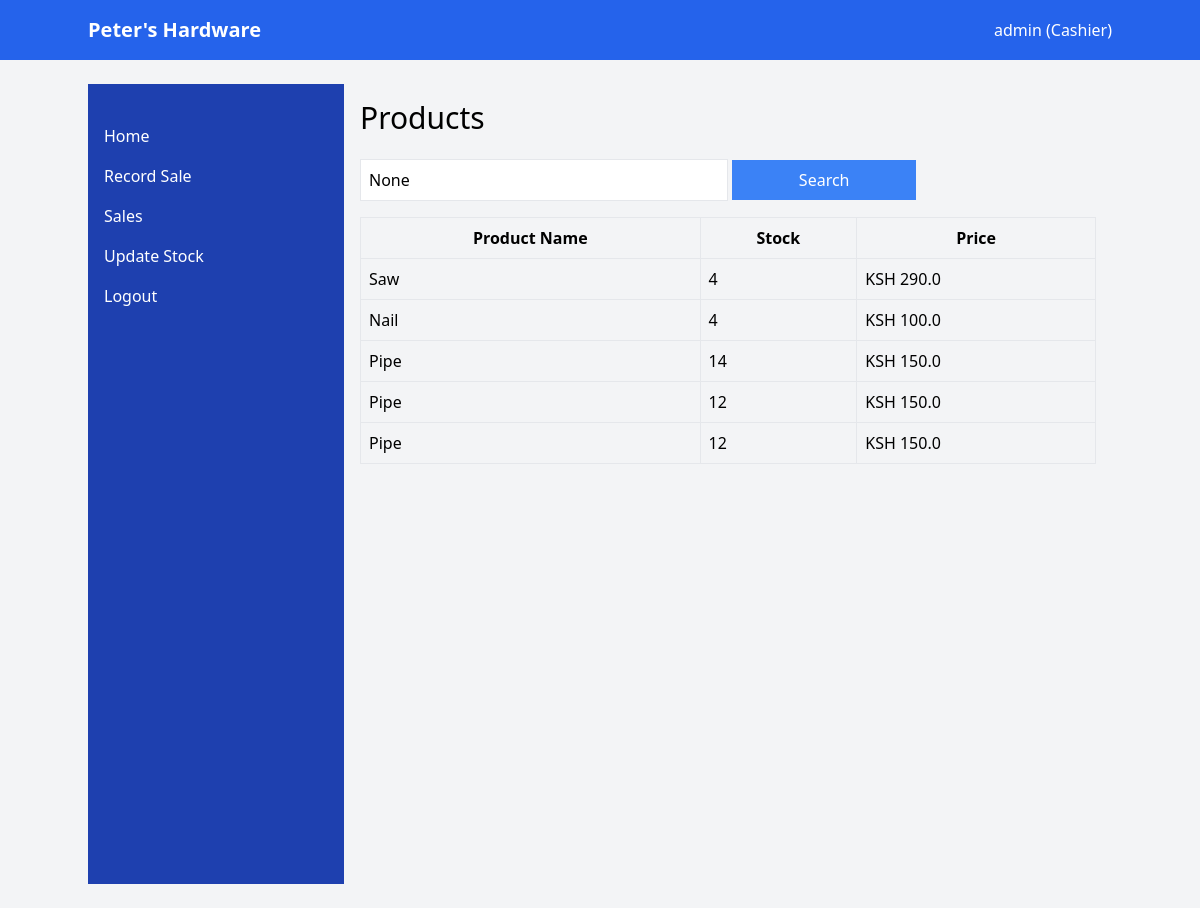
/cashier_dashboard (signed in), run on the app's committed database.
### models.py (models this page shows, shortened)
class User(db.Model, UserMixin):
    __tablename__ = 'users'
    id = db.Column(db.Integer, primary_key=True)
    username = db.Column(db.String(80), unique=True, nullable=False)
    password_hash = db.Column(db.String(128), nullable=False)
    role = db.Column(db.String(20), default='cashier')
    status = db.Column(db.String(20), default='active')
    orders = db.relationship('Order', backref='user', lazy=True)

class Product(db.Model):
    __tablename__ = 'products'
    id = db.Column(db.Integer, primary_key=True)
    product_name = db.Column(db.String(100), nullable=False)
    description = db.Column(db.Text, nullable=True)
    price = db.Column(db.Float, nullable=False)
    buying_price = db.Column(db.Float, nullable=False)
    stock = db.Column(db.Integer, nullable=False, default=0)
    status = db.Column(db.String(10), nullable=False, default='active')
    order_items = db.relationship('OrderItem', back_populates='product')

### app.py (the view)
@app.route('/cashier_dashboard')
@login_required
def cashier_dashboard():
    if current_user.role != 'cashier':
        return redirect(url_for('admin_dashboard'))
    search_query = request.args.get('search', '')
    if search_query:
        products = Product.query.filter(Product.name.contains(search_query)).all()
    else:
        products = Product.query.all()
    return render_template('cashier_dashboard.html', products=products)

### app.py (called while the page is built)
@login_manager.user_loader
def load_user(user_id):
    return User.query.get(int(user_id))

### templates/cashier_dashboard.html (shortened to what this page needs)
{% extends 'base.html' %}
{% block content %}
    <div class="flex h-screen">
    <div class="w-64 bg-blue-800 text-white p-4 flex flex-col">
        <ul class="space-y-4">
            <li><a href="{{ url_for('cashier_dashboard') }}" class="hover:text-gray-300">Home</a></li>
            <li><a href="{{ url_for('record_sale') }}" class="hover:text-gray-300">Record Sale</a></li>
            <li><a href="{{ url_for('sales_reconciliation') }}" class="hover:text-gray-300">Sales</a></li>
            <li><a href="{{ url_for('update_stock') }}" class="hover:text-gray-300">Update Stock</a></li>
            <li><a href="{{ url_for('logout') }}" class="hover:text-gray-300">Logout</a></li>
        </ul>
    </div>
        <div class="w-3/4 p-4">
            <h1 class="text-3xl mb-4">Products</h1>
            <form method="GET" action="{{ url_for('cashier_dashboard') }}" class="mb-4">
                <input type="text" name="search" placeholder="Search products..." class="border p-2 w-full md:w-1/2" value="{{ request.args.get('search') }}">
                <button type="submit" class="bg-blue-500 text-white p-2 mt-2 w-full md:w-1/4">Search</button>
            </form>
            <table class="min-w-full border border-gray-300 mt-4">
                <thead>
                    <tr class="bg-gray-100">
                        <th class="border p-2">Product Name</th>
                        <th class="border p-2">Stock</th>
                        <th class="border p-2">Price</th>
                    </tr>
                </thead>
                <tbody>
                    {% for product in products %}
                        <tr>
                            <td class="border p-2">{{ product.product_name }}</td>
                            <td class="border p-2">{{ product.stock }}</td>
                            <td class="border p-2">KSH {{ product.price }}</td>
                        </tr>
                    {% endfor %}
                </tbody>
            </table>
        </div>
    </div>
{% endblock %}

### templates/base.html (shortened to what this page needs)
<!DOCTYPE html>
<html lang="en">
<head>
    <link href="https://cdn.jsdelivr.net/npm/tailwindcss@2.2.19/dist/tailwind.min.css" rel="stylesheet">
    <link rel="stylesheet" href="{{ url_for('static', filename='alert.css') }}">
</head>
<body class="bg-gray-100">
    <nav class="bg-blue-600 p-4 text-white">
        <div class="container mx-auto flex justify-between items-center">
            <h1 class="text-xl font-bold">Peter's Hardware</h1>
            <div class="flex items-center space-x-4">
                {% if current_user.is_authenticated %}
                    <div class="relative group">
                        <button class="focus:outline-none">
                            <span class="text-white">{{ current_user.username }} ({{ current_user.role.capitalize() }})</span>
                        </button>
                    </div>
                {% else %}
                    <a href="{{ url_for('login') }}" class="text-white">Login</a>
                {% endif %}
            </div>
        </div>
    </nav>
    <div class="container mx-auto py-6">
        {% block content %}
        {% endblock %}
    </div>
</body>
</html>

### data on the page
User: username "admin", role "Cashier"
Product: product_name "Saw", stock "4", price "290.0"
Product: product_name "Nail", stock "4", price "100.0"
Product: product_name "Pipe", stock "14", price "150.0"
Product: product_name "Pipe", stock "12", price "150.0"
Product: product_name "Pipe", stock "12", price "150.0"
